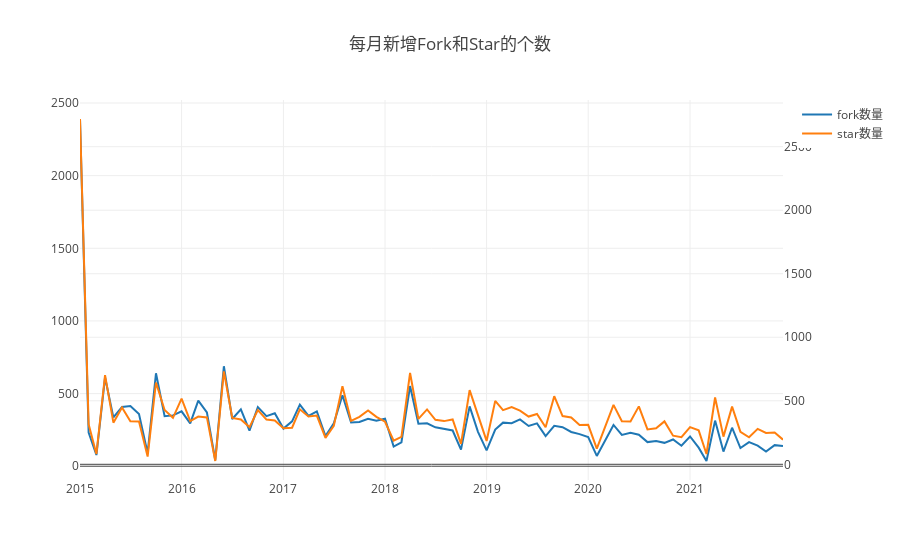

The code cell stored with this chart in its notebook:
### Code cell
var openDigger = require('../src/open_digger');
var query = openDigger.driver.clickhouse.query;
var years = [2015,2016,2017,2018,2019,2020,2021];
var repo_id = 17165658;
Promise.all(
  years.map((year) => {
    return query(`
    SELECT created_at,repo_stargazers_count,repo_forks_count
    FROM github_log.events
    WHERE repo_id=${repo_id} and type = 'PullRequestEvent' and toYear(created_at) = ${year}
    `);
  })
).then((data) => {
  const starData = {};
  const forkData = {};
  for (let i = 0; i < data.length; i++) {
    for (let j = 0; j < data[i].length; j++) {
      starData[data[i][j].created_at.slice(0, 7)] = Number(data[i][j].repo_stargazers_count);
      forkData[data[i][j].created_at.slice(0, 7)] = Number(data[i][j].repo_forks_count);
    }
  }
  const starDataOrder = Object.fromEntries(Object.entries(starData).sort());
  const forkDataOrder = Object.fromEntries(Object.entries(forkData).sort());
  let month = [],month2 =[],starNum = [],forkNum = [];
  let lastMonth = 0;  
  for (var key in starDataOrder){
      month.push(key);
      let thisMonth = starDataOrder[key];
      starNum.push(thisMonth-lastMonth);
      lastMonth = thisMonth;
  }
  lastMonth = 0;
  for (var key in forkDataOrder){
      month2.push(key);
      let thisMonth = forkDataOrder[key];
      forkNum.push(thisMonth-lastMonth);
      lastMonth = thisMonth;
  }
  for(var i=0;i<month.length;i++){
      console.log(month[i] + ":","star数量:" + starNum[i]);
  }
  for(var i=0;i<month2.length;i++){
      console.log(month2[i] + ":","fork数量:" + forkNum[i]);
  }
    
  openDigger.render.plotly([
                            {x: month2, y: forkNum, mode: 'scatter', name: 'fork数量'},
                            {x: month, y: starNum, mode: 'scatter', name: 'star数量', yaxis: 'y2'},
                           ], { title: "每月新增Fork和Star的个数" , 
                                yaxis2: { overlaying: 'y', side: 'right', anchor: 'x' },
                              });
});

### Figure 1 — Plotly figure (JSON) as saved in the notebook; plotly's stock layout.template omitted (floating-point values rounded to 4 significant figures)
{"data": [{"mode": "scatter", "name": "fork数量", "x": ["2015-01", "2015-02", "2015-03", "2015-04", "2015-05", "2015-06", "2015-07", "2015-08", "2015-09", "2015-10", "2015-11", "2015-12", "2016-01", "2016-02", "2016-03", "2016-04", "2016-05", "2016-06", "2016-07", "2016-08", "2016-09", "2016-10", "2016-11", "2016-12", "2017-01", "2017-02", "2017-03", "2017-04", "2017-05", "2017-06", "2017-07", "2017-08", "2017-09", "2017-10", "2017-11", "2017-12", "2018-01", "2018-02", "2018-03", "2018-04", "2018-05", "2018-06", "2018-07", "2018-08", "2018-09", "2018-10", "2018-11", "2018-12", "2019-01", "2019-02", "2019-03", "2019-04", "2019-05", "2019-06", "2019-07", "2019-08", "2019-09", "2019-10", "2019-11", "2019-12", "2020-01", "2020-02", "2020-03", "2020-04", "2020-05", "2020-06", "2020-07", "2020-08", "2020-09", "2020-10", "2020-11", "2020-12", "2021-01", "2021-02", "2021-03", "2021-04", "2021-05", "2021-06", "2021-07", "2021-08", "2021-09", "2021-10", "2021-11", "2021-12"], "y": [2390, 232, 77, 611, 336, 408, 414, 359, 90, 640, 344, 350, 378, 295, 451, 371, 41, 688, 325, 392, 245, 407, 345, 365, 259, 309, 424, 346, 377, 207, 295, 489, 301, 305, 327, 313, 327, 135, 165, 552, 293, 295, 268, 256, 246, 114, 412, 237, 109, 252, 300, 296, 322, 277, 295, 207, 278, 269, 236, 221, 200, 71, 176, 284, 216, 230, 217, 166, 174, 161, 184, 141, 205, 128, 36, 314, 101, 265, 125, 166, 142, 101, 145, 139]}, {"mode": "scatter", "name": "star数量", "x": ["2015-01", "2015-02", "2015-03", "2015-04", "2015-05", "2015-06", "2015-07", "2015-08", "2015-09", "2015-10", "2015-11", "2015-12", "2016-01", "2016-02", "2016-03", "2016-04", "2016-05", "2016-06", "2016-07", "2016-08", "2016-09", "2016-10", "2016-11", "2016-12", "2017-01", "2017-02", "2017-03", "2017-04", "2017-05", "2017-06", "2017-07", "2017-08", "2017-09", "2017-10", "2017-11", "2017-12", "2018-01", "2018-02", "2018-03", "2018-04", "2018-05", "2018-06", "2018-07", "2018-08", "2018-09", "2018-10", "2018-11", "2018-12", "2019-01", "2019-02", "2019-03", "2019-04", "2019-05", "2019-06", "2019-07", "2019-08", "2019-09", "2019-10", "2019-11", "2019-12", "2020-01", "2020-02", "2020-03", "2020-04", "2020-05", "2020-06", "2020-07", "2020-08", "2020-09", "2020-10", "2020-11", "2020-12", "2021-01", "2021-02", "2021-03", "2021-04", "2021-05", "2021-06", "2021-07", "2021-08", "2021-09", "2021-10", "2021-11", "2021-12"], "y": [2718, 315, 81, 702, 328, 447, 338, 337, 61, 644, 428, 366, 517, 340, 376, 369, 26, 731, 365, 353, 293, 427, 352, 345, 284, 288, 433, 377, 384, 208, 303, 615, 342, 373, 423, 373, 335, 186, 216, 719, 357, 432, 350, 340, 353, 161, 584, 378, 184, 499, 426, 451, 422, 376, 396, 292, 536, 380, 368, 310, 311, 123, 286, 468, 339, 337, 456, 275, 284, 338, 225, 213, 293, 267, 81, 526, 218, 454, 255, 213, 279, 247, 251, 194], "yaxis": "y2"}], "layout": {"autosize": true, "title": {"text": "每月新增Fork和Star的个数"}, "xaxis": {"autorange": true, "range": ["2015-01-01", "2021-12-01"], "type": "date"}, "yaxis": {"autorange": true, "range": [-94.78, 2521.0], "type": "linear"}, "yaxis2": {"anchor": "x", "autorange": true, "overlaying": "y", "range": [-123.6, 2868.0], "side": "right", "type": "linear"}}}
